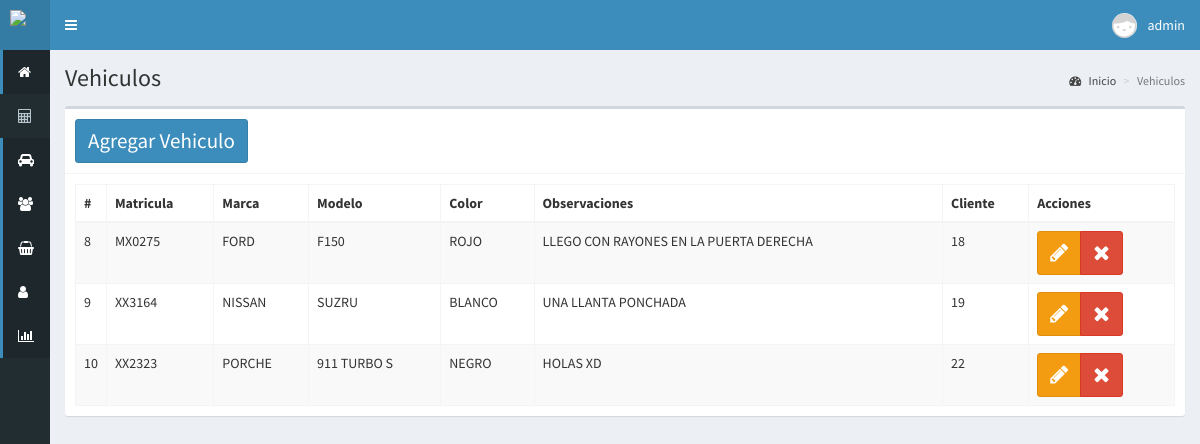
The page /vehiculos (signed in) on the database its author committed.
### tables this page shows
CREATE TABLE `vehiculo` (
  `id_v` int(11) NOT NULL,
  `Matricula` varchar(50) DEFAULT NULL,
  `marca` varchar(50) DEFAULT NULL,
  `color` varchar(55) DEFAULT NULL,
  `observaciones` text DEFAULT NULL,
  `id_c` int(11) DEFAULT NULL,
  `modelo` varchar(40) NOT NULL
);

### controladores/plantilla.controlador.php (called while the page is built)
<?php
class ControladorPlantilla{
	public static function ctrPlantilla(){
		include "vistas/plantilla.php";
	}
}

### index.php (called while the page is built, shortened)
<?php
require_once "controladores/plantilla.controlador.php";
require_once "controladores/vehiculos.controlador.php";
require_once "controladores/servicio.controlador.php";
require_once "modelos/vehiculos.modelo.php";
$plantilla = new ControladorPlantilla();
$plantilla -> ctrPlantilla();

### controladores/vehiculos.controlador.php (called while the page is built, shortened)
<?php
class ControladorVehiculos{
    public static function ctrMostrarVehiculos($item,$valor){
        $tabla = "vehiculo";
        $respuesta = ModeloVehiculos::MdlMostrarVehiculos($tabla,$item,$valor);
        return $respuesta;
    }
}

### modelos/conexion.php (called while the page is built)
<?php
class Conexion{
	 public static function conectar(){
		$link = new PDO("mysql:host=localhost;dbname=luismart",
			            "root",
			            "");
		$link -> exec("set names utf8");
		return $link;
	}
}

### modelos/vehiculos.modelo.php (called while the page is built, shortened)
<?php
require_once "conexion.php";
class ModeloVehiculos
{
	public static function MdlMostrarVehiculos($tabla, $item, $valor)
	{
		if ($item != null) {
			$stmt = Conexion::conectar()->prepare("SELECT * FROM $tabla WHERE $item = :$item");
			$stmt->bindParam(":" . $item, $valor, PDO::PARAM_STR);
			$stmt->execute();
			return $stmt->fetch();
		} else {
			$stmt = Conexion::conectar()->prepare("SELECT * FROM $tabla");
			$stmt->execute();
			return $stmt->fetchAll();
		}
	}
}

### vistas/modulos/vehiculos.php (the view, shortened to what this page needs)
<div class="content-wrapper">
  <section class="content-header">
    <h1>
      Vehiculos
    </h1>
    <ol class="breadcrumb">
      <li><a href="#"><i class="fa fa-dashboard"></i> Inicio</a></li>
      <li class="active">Vehiculos</li>
    </ol>
  </section>
  <section class="content">
    <div class="box">
      <div class="box-header with-border">
        <button class="btn btn-primary" data-toggle="modal" data-target="#modalAgregarV">Agregar Vehiculo</button>
      </div>
      <div class="box-body">
        <table class="table table-bordered table-striped dt-responsive tablas" width="100%">
          <thead>
            <tr>
              <th style="width: 10px">#</th>
              <th>Matricula</th>
              <th>Marca</th>
              <th>Modelo</th>
              <th>Color</th>
              <th>Observaciones</th>
              <th>Cliente</th>
              <th>Acciones</th>
            </tr>
          </thead>
          <tbody>
            <?php
            $item = null;
            $valor = null;
            $vehiculos = ControladorVehiculos::ctrMostrarVehiculos($item, $valor);
            foreach ($vehiculos as $key => $value) {
              echo '<tr>
                <td>' . $value["id_v"] . '</td>
                <td>' . $value["Matricula"] . '</td>
                <td>' . $value["marca"] . '</td>
                <td>' . $value["modelo"] . '</td>
                <td>' . $value["color"] . '</td>
                <td>' . $value["observaciones"] . '</td>
                <td>' . $value["id_c"] . '</td>
                <td>
                  <div class="btn-group">
                  <button class="btn btn-warning btnEditarVehiculo" idVehiculo="' . $value["id_v"] . '" data-toggle="modal" data-target="#modalEditarVehiculo"><i class="fa fa-pencil"></i></button>
                  <button class="btn btn-danger btnEliminarVehiculo" idVehiculo="' . $value["id_v"] . '"><i class="fa fa-times"></i></button>
                  </div>
                </td>
              </tr>';
            }
            ?>
          </tbody>
        </table>
      </div>
  </section>
</div>

### vistas/plantilla.php (shortened to what this page needs)
<!DOCTYPE html>
<html>
<head>
  <link rel="stylesheet" href="vistas/bower_components/bootstrap/dist/css/bootstrap.min.css">
  <link rel="stylesheet" href="vistas/bower_components/font-awesome/css/font-awesome.min.css">
  <link rel="stylesheet" href="vistas/bower_components/Ionicons/css/ionicons.min.css">
  <link rel="stylesheet" href="vistas/dist/css/AdminLTE.css">
  <link rel="stylesheet" href="vistas/dist/css/skins/_all-skins.min.css">
  <link rel="stylesheet" href="vistas/bower_components/datatables.net-bs/css/dataTables.bootstrap.min.css">
  <link rel="stylesheet" href="vistas/bower_components/datatables.net-bs/css/responsive.bootstrap.min.css">
  <link rel="stylesheet" href="vistas/css/style.css">
</head>
<body class="hold-transition skin-blue sidebar-collapse sidebar-mini login-page">
  <?php
  if (isset($_SESSION["iniciarSesion"]) && $_SESSION["iniciarSesion"] == "ok") {
    echo '<div class="wrapper">';
    include "modulos/cabezote.php";
    include "modulos/menu.php";
    if (isset($_GET["ruta"])) {
      if (
        $_GET["ruta"] == "inicio" ||
        $_GET["ruta"] == "presupuesto" ||
        $_GET["ruta"] == "ver-presupuestos" ||
        $_GET["ruta"] == "vehiculos" ||
        $_GET["ruta"] == "clientes" ||
        $_GET["ruta"] == "ventas" ||
        $_GET["ruta"] == "usuarios" ||
        $_GET["ruta"] == "reportes" ||
        $_GET["ruta"] == "salir"
      ) {
        include "modulos/" . $_GET["ruta"] . ".php";
      } else {
        include "modulos/404.php";
      }
    } else {
      include "modulos/inicio.php";
    }
    echo '</div>';
  } else {
    include "modulos/login.php";
  }
  ?>
</body>
</html>

### vistas/modulos/cabezote.php (shortened to what this page needs)
<header class="main-header">
  	<a href="inicio" class="logo">
  		<span class="logo-mini">
  			<img src="vistas/img/plantilla/icono-blanco2.png" class="img-responsive"
  			 style="padding: 10px">
  		</span>
  	</a>
  	<nav class="navbar navbar-static-top" role="navegation">
  		<a href="#" class="sidebar-toggle" data-toggle="push-menu" role="button">
  		</a>
  		<div class="navbar-custom-menu">
  			<ul class="nav navbar-nav">
  				<li class="dropdown user user-menu">
  					<a href="#" class="dropdown-toggle" data-toggle="dropdown">
              <?php
                if($_SESSION["foto"]!= ""){
                  echo '<img src="'.$_SESSION["foto"].'" class="user-image">';
                }else{
                  echo '<img src="vistas/img/usuarios/default/anonymous.png" class="user-image">';
                }
              ?>
  						<span class="hidden-xs"><?php echo $_SESSION["nombre"]; ?></span>
  					</a>
  				</li>
  			</ul>
  		</div>
  	</nav>
</header>

### vistas/modulos/menu.php (shortened to what this page needs)
<aside class="main-sidebar">
	<section class="sidebar">
		<ul class="sidebar-menu">
			<li class="active">
				<a href="inicio">
					<i class="fa fa-home"></i>
				</a>
			</li>
			<li class="treeview">
				<a href="">
					<i class="fa fa-calculator"></i>
				</a>
			</li>
			<li class="active">
				<a href="vehiculos">
					<i class="fa fa-car"></i>
				</a>
			</li>
			<li class="active">
				<a href="clientes">
					<i class="fa fa-users"></i>
				</a>
			</li>
			<li class="active">
				<a href="ventas">
					<i class="fa fa-shopping-basket"></i>
				</a>
			</li>
			<li class="active">
				<a href="usuarios">
					<i class="fa fa-user"></i>
				</a>
			</li>
			<li class="active">
				<a href="reportes">
					<i class="fa fa-bar-chart"></i>
				</a>
			</li>
		</ul>
	</section>
</aside>

### vistas/css/style.css (style rules this page uses)
.btn { font-size: 1.5em; }

### rows shown on the page
vehiculo: id_v "8", Matricula "MX0275", marca "FORD", modelo "F150", color "ROJO", observaciones "LLEGO CON RAYONES EN LA PUERTA DERECHA", id_c "18"
vehiculo: id_v "9", Matricula "XX3164", marca "NISSAN", modelo "SUZRU", color "BLANCO", observaciones "UNA LLANTA PONCHADA", id_c "19"
vehiculo: id_v "10", Matricula "XX2323", marca "PORCHE", modelo "911 TURBO S", color "NEGRO", observaciones "HOLAS XD", id_c "22"

### other values the page prints
$_SESSION["nombre"] "admin"
